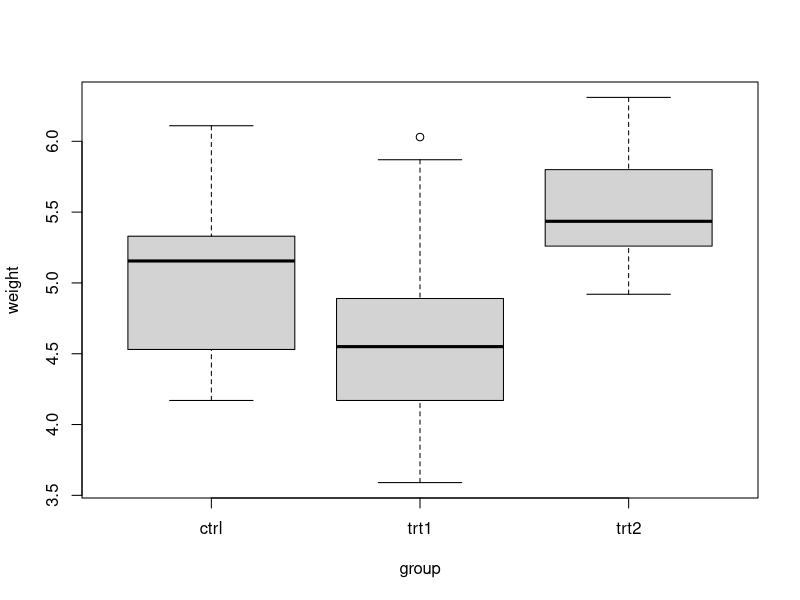
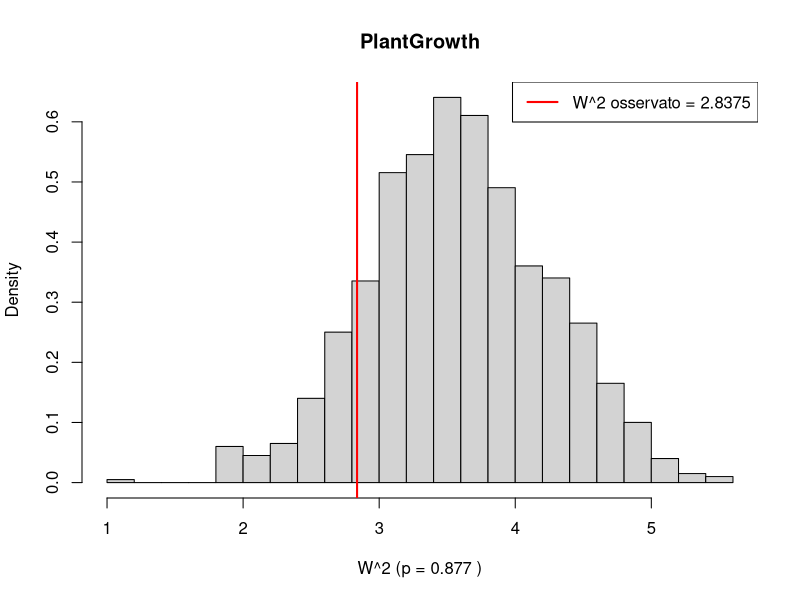
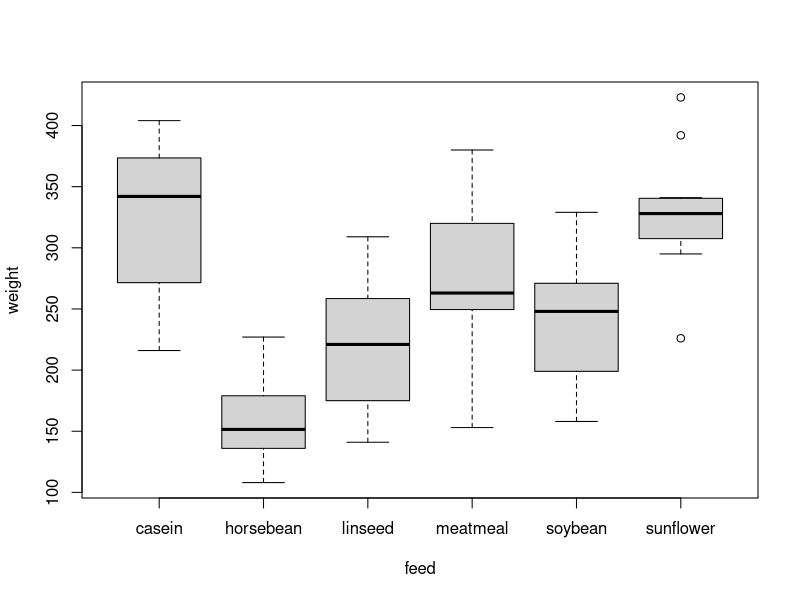
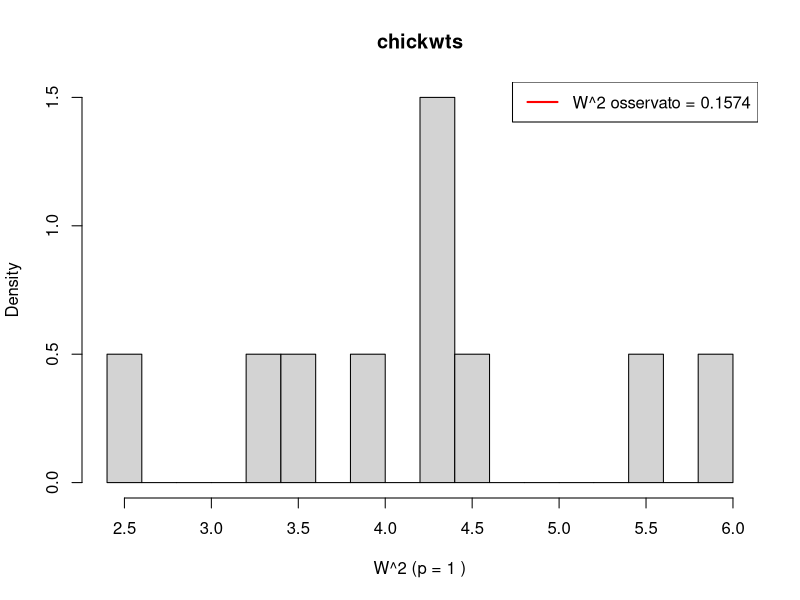

Reproduce these figures in R, in order.
#10.2 con p-value####
cramer_von_mises <- function(sample_x, sample_y) {
  # Lunghezza del campione X
  n <- length(sample_x)
  # Lunghezza del campione Y
  m <- length(sample_y)
  
  # Creazione del rango di X e di Y
  # Per fare i ranghi si guarda la posizione dei valori di un vettore ordinato 
  # ma questo è temporaneo, non va a cambiare la posizione originale degli 
  # elementi. Quindi, io so che i primi n elementi sono tutti i ranghi di X e
  # gli ultimi m elementi sono tutti elementi di Y
  ranked_sample <- rank(c(sample_x, sample_y))
  rank_x <- ranked_sample[1:n]
  rank_y <- ranked_sample[n+1:m]
  
  
  # Richiesta computazione dall'esercizio 
  # Rappresenta la differenza fra i ranghi osservati e quelli teorici
  # Ci mostra la discrepanza che c'è fra le 
  U <- n * sum( (rank_x-(1:n))^2 ) + m * sum( (rank_y-(1:m))^2 )
  
  # Distanza delle distribuzioni
  W_squared <- U / ( n*m*(n+m) ) - ( (4*n*m) -1 ) / ( 6*(n+m) ) 
  
  return (W_squared)
}

# Funzione di simulazione per calcolare il p-value
simulate_p_value <- function(sample_x, sample_y, observed_stat, n_simulations = 999) {
  combined_samples <- c(sample_x, sample_y)
  n_x <- length(sample_x)
  n_y <- length(sample_y)
  
  greater_count <- 0
  
  for (i in 1:n_simulations) {
    permuted_samples <- sample(combined_samples)
    permuted_x <- permuted_samples[1:n_x]
    permuted_y <- permuted_samples[(n_x + 1):(n_x + n_y)]
    
    W_squared_permuted <- cramer_von_mises(permuted_x, permuted_y)
    
    if (W_squared_permuted > observed_stat) {
      greater_count <- greater_count + 1
    }
  }
  
  p_value <- greater_count / n_simulations
  return(p_value)
}

# Caricamento del dataset PlantGrowth
attach(PlantGrowth)
boxplot(formula(PlantGrowth))

# Suddivisione del dataset in base ai gruppi di trattamento
ctrl_group <- PlantGrowth$weight[PlantGrowth$group == 'ctrl']
trt1_group <- PlantGrowth$weight[PlantGrowth$group == 'trt1']
trt2_group <- PlantGrowth$weight[PlantGrowth$group == 'trt2']

detach(PlantGrowth)

# Calcola W^2 osservato
W_squared_observed <- cramer_von_mises(ctrl_group, trt1_group)

# Calcola il p-value
p_value <- simulate_p_value(ctrl_group, trt1_group, W_squared_observed, 1000)

# Stampa il p-value
cat("Il p-value per il confronto tra 'ctrl' e 'trt1' è:", p_value, "\n")

# Decisione basata su alpha
alpha <- 0.05
if (p_value < alpha) {
  cat("Rifiutiamo l'ipotesi nulla: esiste una differenza significativa tra i gruppi.\n")
} else {
  cat("Non rifiutiamo l'ipotesi nulla: non ci sono prove sufficienti di una differenza significativa.\n")
}



#10.2 p-value con funzioni####
# Definizione della funzione per calcolare la statistica di Cramér-von Mises
cramer_von_mises <- function(sample_x, sample_y) {
  n <- length(sample_x)
  m <- length(sample_y)
  ranked_sample <- rank(c(sample_x, sample_y))
  rank_x <- ranked_sample[1:n]
  rank_y <- ranked_sample[(n + 1):(n + m)]
  
  U <- n * sum((rank_x - (1:n))^2) + m * sum((rank_y - (1:m))^2)
  W_squared <- U / (n * m * (n + m)) - ((4 * n * m) - 1) / (6 * (n + m))
  
  return(W_squared)
}

# Definizione della funzione per calcolare il p-value attraverso la simulazione di permutazione
calculate_p_value_cvm <- function(sample_x, sample_y, n_simulations, dataset_name) {
  W_squared_observed <- cramer_von_mises(sample_x, sample_y)
  print("W^2 = ")
  print(W_squared_observed)
  combined_samples <- c(sample_x, sample_y)
  n_combined <- length(combined_samples)
  
  replicate_stats <- replicate(n_simulations, {
    k <- sample(n_combined, size=length(sample_x))
    sample_x_from_combined_samples <- combined_samples[k]
    sample_y_from_combined_samples <- combined_samples[-k]
    cramer_von_mises(sample_x_from_combined_samples, sample_y_from_combined_samples)
  })
  print(replicate_stats)
  p_value <- mean(c(W_squared_observed, replicate_stats) >= W_squared_observed)
  
  # Visualizzazione dei risultati
  hist(replicate_stats, main = dataset_name, freq = FALSE,
       xlab = paste("W^2 (p =", round(p_value, 4), ")"), breaks = 20)
  abline(v = W_squared_observed, col = 'red', lwd = 2)
  legend("topright", legend = paste("W^2 osservato =", round(W_squared_observed, 4)), col = 'red', lwd = 2)
  
  # Decisione basata sul p-value
  alpha <- 0.05
  if (p_value < alpha) {
    message("Rifiutiamo l'ipotesi nulla: esiste una differenza significativa tra i gruppi.\n")
  } else {
    message("Non rifiutiamo l'ipotesi nulla: non ci sono prove sufficienti di una differenza significativa.\n")
  }
  
  return(p_value)
}

# Esempio di utilizzo della funzione con il dataset PlantGrowth
attach(PlantGrowth)
sample_x <- PlantGrowth$weight[PlantGrowth$group == 'ctrl']
sample_y <- PlantGrowth$weight[PlantGrowth$group == 'trt1']
detach(PlantGrowth)
# Calcola e visualizza il p-value per il confronto tra 'ctrl' e 'trt1'
p_value <- calculate_p_value_cvm(sample_x, sample_y, 999, "PlantGrowth")

attach(chickwts)
boxplot(formula(chickwts))
x <- sort(as.vector(weight[feed == "soybean"]))
y <- sort(as.vector(weight[feed == "linseed"]))
detach(chickwts)
p_value <- calculate_p_value_cvm(x, y, 10, "chickwts")
p_value_obs <- t.test(x,y)$p.value
